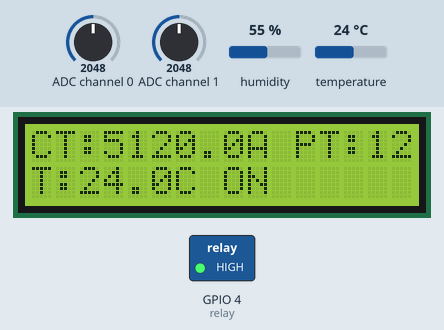
Simulated run of this program. Board: ESP32 board running MicroPython. Shown: 16×2 character LCD, switched loads named in the program (green lamp = pin HIGH). Inputs (shaded band) come from the test bench; at power-on: temperature 24 °C, ADC channel 0 = 2048, ADC channel 1 = 2048, humidity 55 % (analog values on the 0–4095 scale). WiFi joins after 1.5 s; requests to the public web service named in the program get a made-up reply in its usual format after 0.4 s (London, UTC, broken clouds, 64 % humidity, 1013 hPa unless stated); what the program prints to the serial console is not drawn.

Above: at 3.2 s.
3.3 s: temperature set to 12 °C
At 9.9 s:
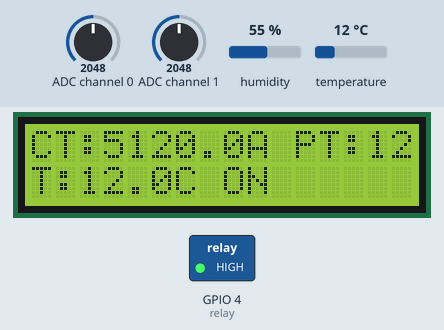
10.1 s: ADC channel 0 set to 2866
At 12.9 s:
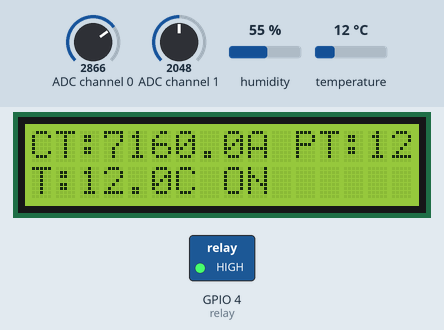
15.9 s: ADC channel 1 set to 2866
At 17.8 s:
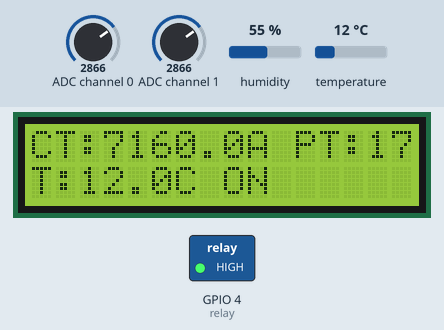
20.8 s: temperature set to 19 °C
At 22.7 s:
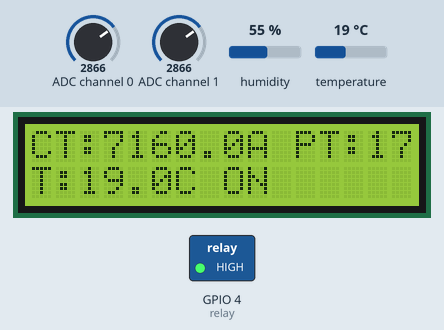
25.7 s: ADC channel 0 set to 3972
At 27.6 s:
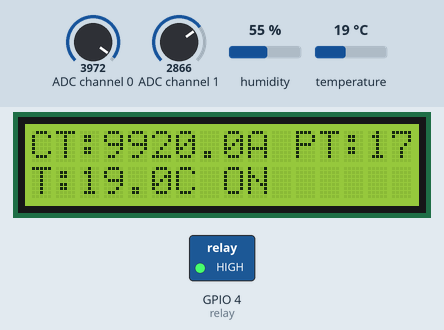
30.7 s: ADC channel 1 set to 3972
At 32.5 s:
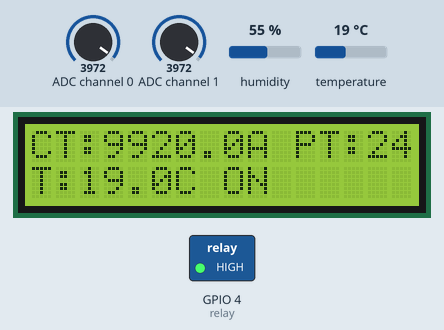
Timing chart, 0 to 34.0 s (numbered marks = the images above; inputs shaded):
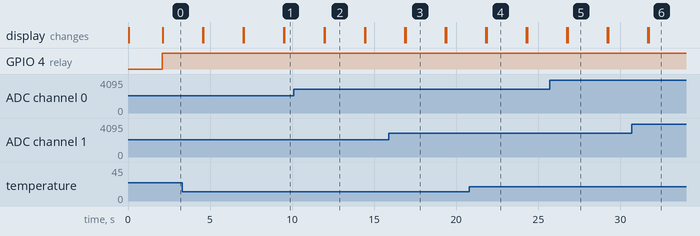

Measured:
- after the input at 3.3 s, the display: first differs from a run without the input after 1.3 s (image 1)
- after the input at 10.1 s, the display: first differs from a run without the input after 1.9 s (image 2)
- after the input at 15.9 s, the display: first differs from a run without the input after 1.0 s (image 3)
- after the input at 20.8 s, the display: first differs from a run without the input after 1.1 s (image 4)
- after the input at 25.7 s, the display: first differs from a run without the input after 1.1 s (image 5)
- after the input at 30.7 s, the display: first differs from a run without the input after 1.0 s (image 6)
- what the display in image 2 shows lasts 2.4 s, from 12.0 s to 14.4 s

The program:

Main.py
```python
import network
import urequests
import machine
import time
from machine import Pin, SPI, I2C
import dht
from lcd_api import LcdApi
from i2c_lcd import I2cLcd
import mcp3008

# ---------- WiFi Setup ----------
SSID = "IOT PROJECT"
PASSWORD = "123123123"

# ---------- ThingSpeak ----------
API_KEY = "WFDF8EGNJAGC2842R"
SERVER = "http://api.thingspeak.com/update"

# ---------- MCP3008 SPI ----------
spi = SPI(1, baudrate=1000000, polarity=0, phase=0, sck=Pin(18), mosi=Pin(23), miso=Pin(19))
cs = Pin(17, Pin.OUT)
adc = mcp3008.MCP3008(spi, cs)

CT_CHANNEL = 0
PT_CHANNEL = 1
SWITCH1_CHANNEL = 3
SWITCH2_CHANNEL = 4
SWITCH3_CHANNEL = 5
SWITCH4_CHANNEL = 6

# ---------- DHT11 ----------
dht_sensor = dht.DHT11(Pin(15))

# ---------- Relay ----------
relay = Pin(4, Pin.OUT)

# ---------- Thresholds ----------
CT_SET = 5.0
PT_SET = 220.0
TEMP_SET = 30.0

# ---------- LCD Setup ----------
I2C_ADDR = 0x27
i2c = I2C(0, scl=Pin(22), sda=Pin(21), freq=400000)
lcd = I2cLcd(i2c, I2C_ADDR, 2, 16)

# ---------- WiFi Connect ----------
def connect_wifi():
    wlan = network.WLAN(network.STA_IF)
    wlan.active(True)
    if not wlan.isconnected():
        print("Connecting to WiFi...")
        wlan.connect(SSID, PASSWORD)
        while not wlan.isconnected():
            time.sleep(1)
    print("WiFi connected:", wlan.ifconfig())

connect_wifi()

lcd.putstr("IND MOTOR FLT")

while True:
    # --- Sensor Readings ---
    ct_value = (adc.read(CT_CHANNEL) / 2.0) * 20.0
    pt_value = (adc.read(PT_CHANNEL) / 2.0) * 50.0

    dht_sensor.measure()
    temp_value = dht_sensor.temperature()

    print("CT:", ct_value, "A, PT:", pt_value, "V, Temp:", temp_value, "C")

    # --- Relay Control ---
    if ct_value > CT_SET or pt_value > PT_SET or temp_value > TEMP_SET:
        relay.value(1)
        relay_status = "ON"
    else:
        relay.value(0)
        relay_status = "OFF"

    # --- LCD Display ---
    lcd.clear()
    lcd.move_to(0, 0)
    lcd.putstr("CT:{:.1f}A PT:{:.1f}V".format(ct_value, pt_value))
    lcd.move_to(0, 1)
    lcd.putstr("T:{:.1f}C {}".format(temp_value, relay_status))

    # --- Send to ThingSpeak ---
    try:
        url = "{}?api_key={}&field1={}&field2={}&field3={}".format(
            SERVER, API_KEY, ct_value, pt_value, temp_value
        )
        response = urequests.get(url)
        response.close()
        print("Data sent to ThingSpeak")
    except:
        print("Error sending data")

    time.sleep(2)
```
